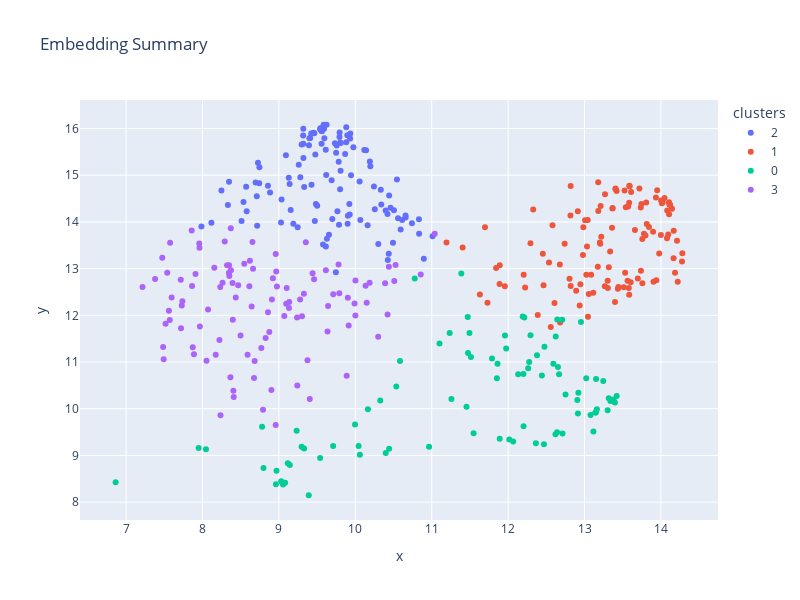

Notebook cell for this chart:
### Code cell
#new_df_for_kmeans = data_visualization.get_df_for_recluster(new_low_dim_embeddings_umap, new_labels, new_ids, new_date_labels, new_k_means.labels_)
#new_filtered_df = data_visualization.filter_df(new_df_for_kmeans, DAYS)
new_fig_kmeans, dff = data_visualization.embedding_scatter_plot(new_df_for_kmeans)
new_fig_kmeans.show()
